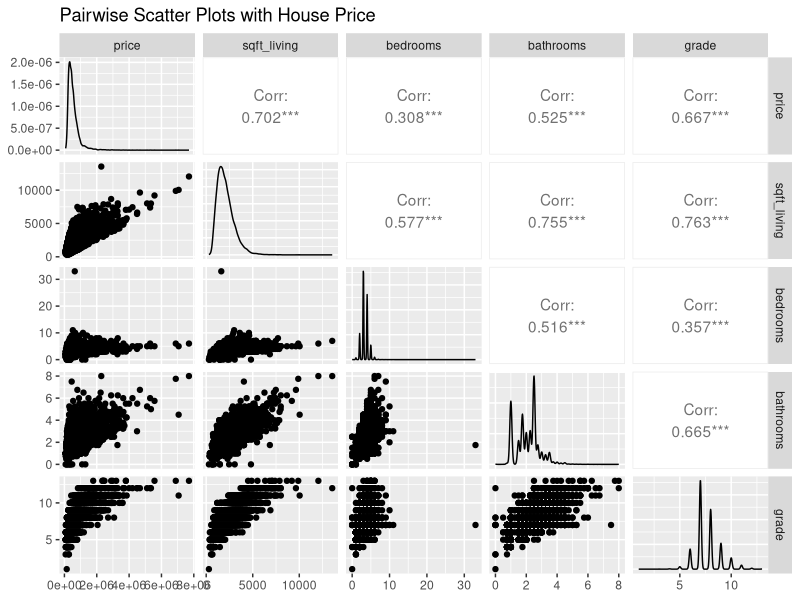
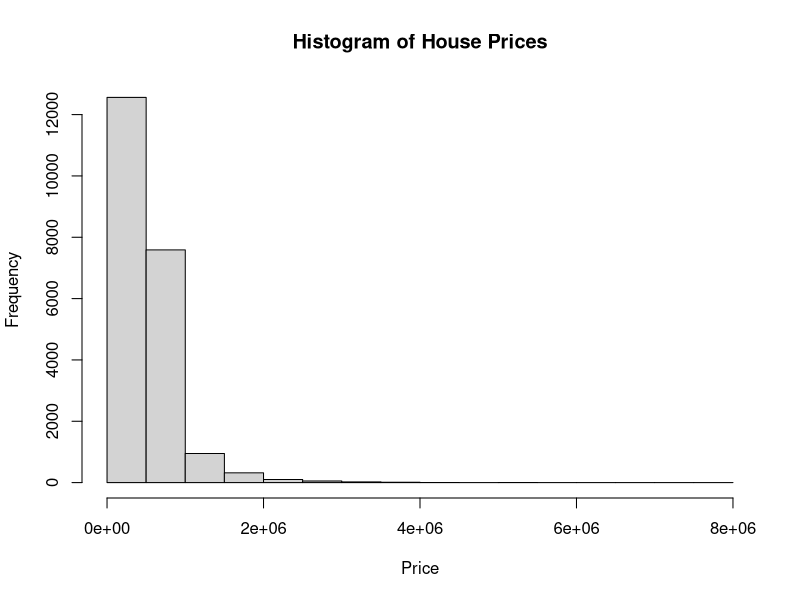
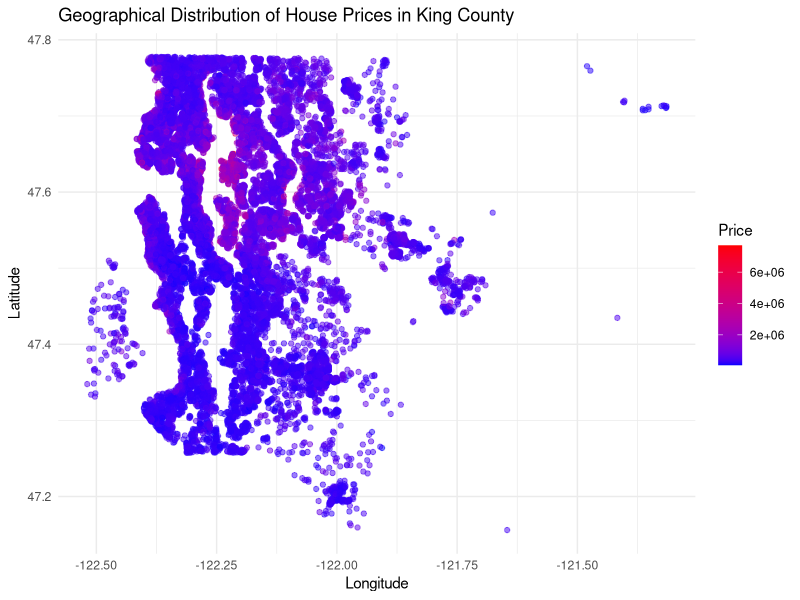
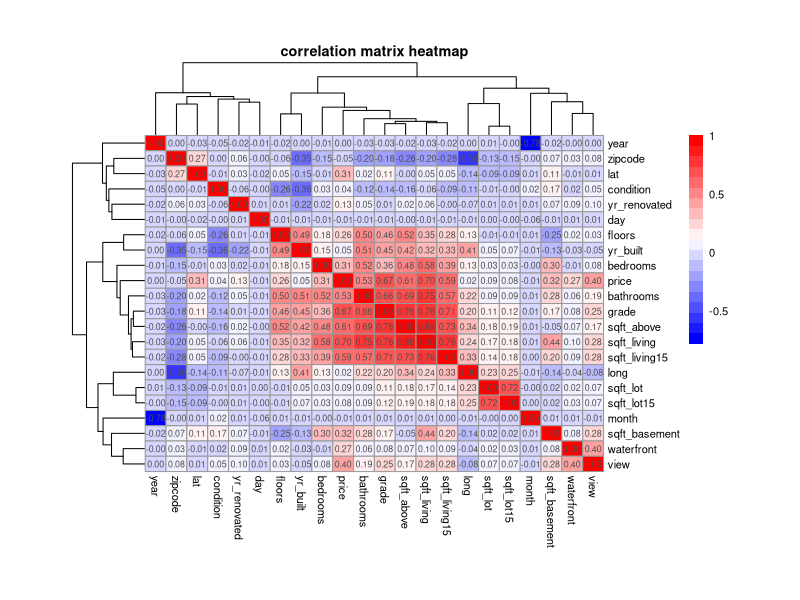

Reproduce these figures in R, in order.
## ---- chunk 1
knitr::opts_chunk$set(echo = TRUE)
library(readr)
HouseSales<-read.csv("KC_House_Sales.csv")
## ---- chunk 2

df_house = read.csv("KC_House_Sales.csv")
cat("Number of NA values in dataframe:",sum(is.na(df_house))) #no NA values
head(df_house)

## ---- chunk 3

#removing `id` column
df_house = subset(df_house, select = -id)

#converting `price` to numeric
df_house$price <- as.numeric(gsub("[\\$,]", "", df_house$price))

##cleaning `date` and adding `year`,`month`,`day` columns
df_house$date <- as.POSIXct(df_house$date, format = "%Y%m%d")
df_house$year <- as.numeric(format(df_house$date, "%Y"))
df_house$month <- as.numeric(format(df_house$date, "%m"))
df_house$day <- as.numeric(format(df_house$date, "%d"))

head(df_house)
## ---- chunk 4

#converting all to numeric...ignores date column
ndf_house = df_house[sapply(df_house, is.numeric)]

head(ndf_house)

## ---- chunk 5

str(ndf_house)
summary(ndf_house)

## ---- chunk 6
summary(ndf_house$price)
## ---- chunk 7
library(GGally)

# Pairwise scatter plot with correlation coefficients
ggpairs(ndf_house, columns = c("price", "sqft_living", "bedrooms", "bathrooms", "grade"), 
        title = "Pairwise Scatter Plots with House Price")

## ---- chunk 8

hist(ndf_house$price, main = "Histogram of House Prices", xlab = "Price")

## ---- chunk 9

library(ggplot2)

# Scatter plot of properties
ggplot(data = ndf_house, aes(x = long, y = lat, color = price)) +
  geom_point(alpha = 0.5) +
  scale_color_gradient(low = "blue", high = "red") +
  labs(title = "Geographical Distribution of House Prices in King County",
       x = "Longitude", y = "Latitude", color = "Price") +
  theme_minimal()

## ---- chunk 10

library(pheatmap)

#correlation matrix
cor_matrix = cor(ndf_house)
correlation_df = as.data.frame(cor_matrix)

#new dataframe with variables 'highly' (>0.2) correlated with price
x_high = subset(ndf_house, select = c(price,view,waterfront,sqft_basement,sqft_living,
                                      sqft_living15,sqft_above,grade,bathrooms,bedrooms,floors,lat))

pheatmap(cor_matrix,
         color = colorRampPalette(c("blue", "white", "red"))(20),
         main = "correlation matrix heatmap",
         fontsize = 8,
         cellwidth = 15,
         cellheight = 11,
         display_numbers = TRUE
)
## ---- chunk 11
head(x_high)
## ---- chunk 12

# Creating a new variable 'renovated' 
# 1 if the property has been renovated (yr_renovated != 0), 0 otherwise
df_house$renovated = ifelse(df_house$yr_renovated != 0, 1, 0)

## ---- chunk 13
# Defining breaks for year built
breaks = c(-Inf, 1900, 1925, 1950, 1975, 2000, Inf)
labels = c("<=1900", "1901-1925", "1926-1950", "1951-1975", "1976-2000", "2001+")

# Creating factor variable for year built categories
df_house$yr_built_cat = cut(df_house$yr_built, breaks = breaks, labels = labels, right = FALSE)


# Creating dummy variables
yr_built_dummies = model.matrix(~yr_built_cat-1, data = df_house)
colnames(yr_built_dummies) = labels
df_house = cbind(df_house, yr_built_dummies)
## ---- chunk 14

# Creating 'age' column
df_house$age = ifelse(df_house$renovated == 1, 2023 - df_house$yr_renovated, 2023 - df_house$yr_built)

head(df_house)

